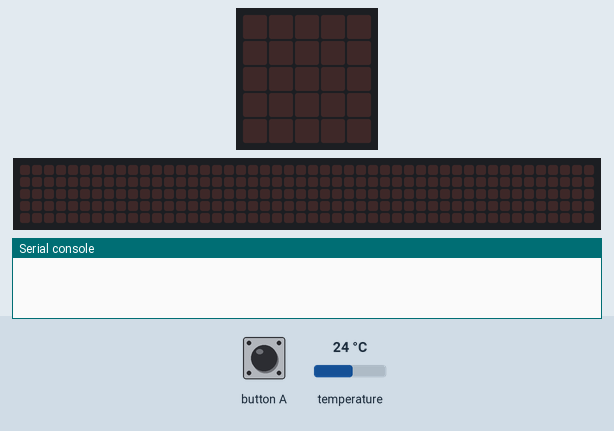
Recording of a program running on a simulated BBC micro:bit (MakeCode). Parts: the board's 5×5 LED display, a strip that is not on the board, showing the scrolling text unrolled, the last lines printed to the serial console. Inputs (shaded band) come from the test bench; at power-on: temperature 24 °C. The 48×5 strip is a reading aid, not a part: it shows the text the display is scrolling, unrolled, one strip-width of it at a time; data-log rows are listed on the console.

Above: at 1.2 s.
1.3 s: button A pressed for 0.15 s
At 4.01 s:
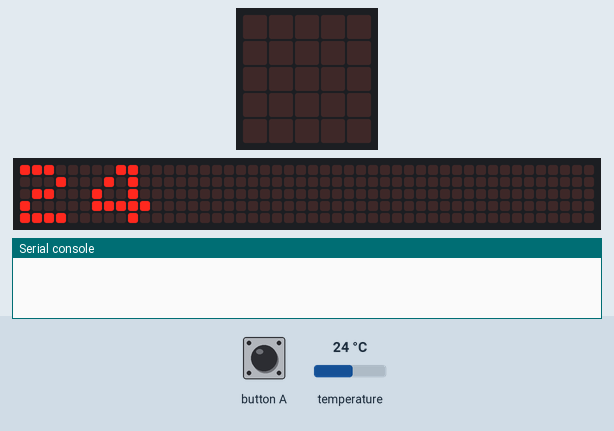
4.3 s: button A pressed for 0.15 s
At 4.67 s:
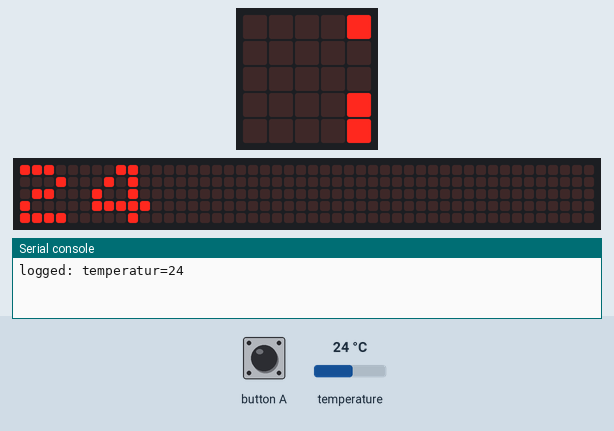
Timing chart, 0 to 7.3 s (numbered marks = the images above; inputs shaded):
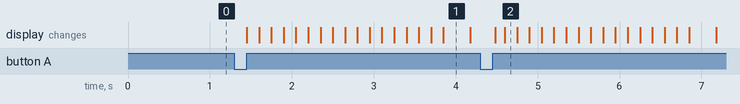

Measured:
- after the input at 1.3 s, the display: changes after 0.15 s (image 1)
- after the input at 4.3 s, the display: first changes after 0.18 s (image 2 shows a later state)

The program:

main.ts
```typescript
input.onButtonPressed(Button.A, function () {
    basic.showNumber(input.temperature())
    datalogger.log(datalogger.createCV("temperatur", input.temperature()))
    basic.clearScreen()
})
datalogger.setColumnTitles("temperatur")
basic.forever(function () {

})
```

test.ts
```typescript
// testene settes inn her; disse vil ikke kompilert så lenge denne pakken blir brukt som en utvidelse.
```
